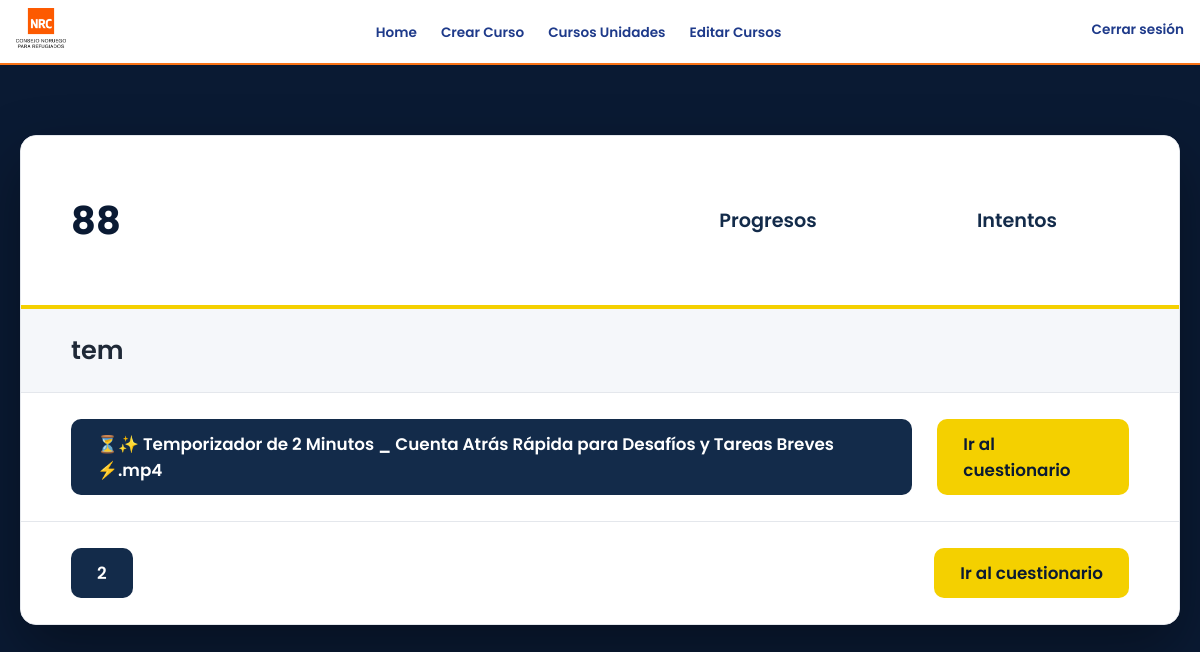
Page /Modulos/12/cursos/ on the earlier database version.
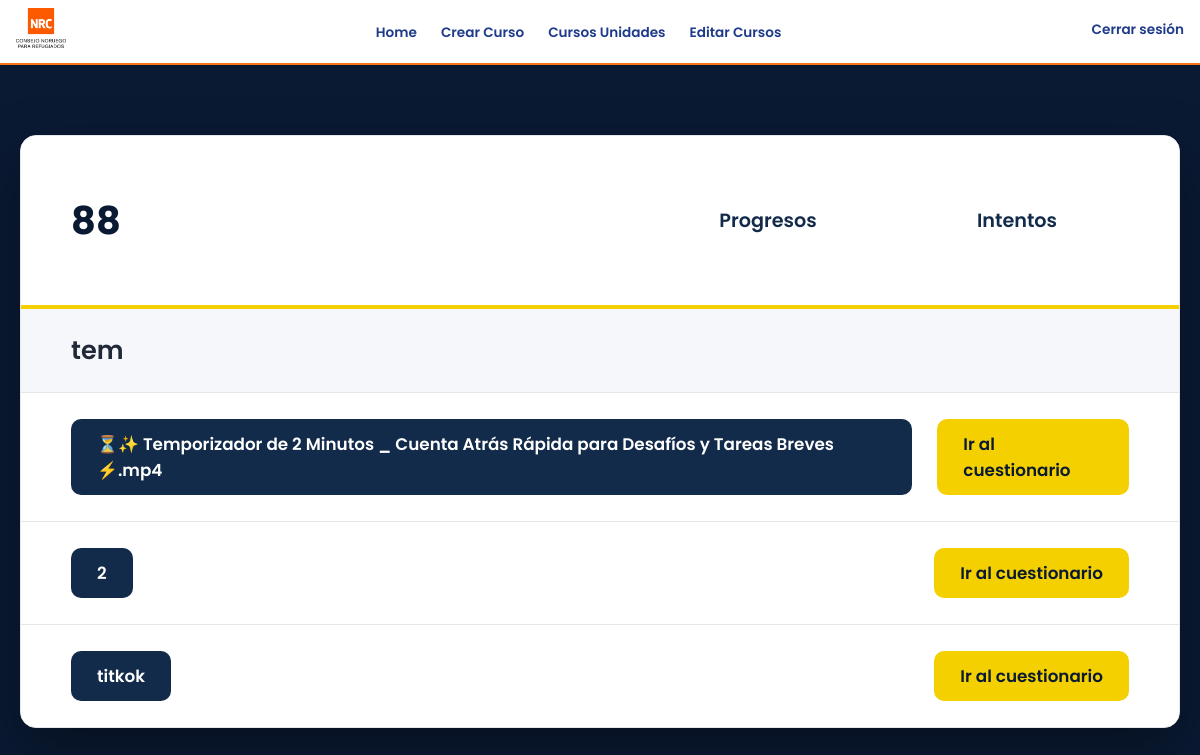
Same page on the later database version.
### WebDjango/models.py (models this page shows, shortened)
class Modulo(models.Model):
    nombre=models.CharField(max_length=250,  null=True, blank=True)
    descripcionModulo = models.CharField(max_length=550)
    paisModulos= models.ManyToManyField('Pais', blank=True)
    unidadModulos= models.ManyToManyField('Unidad', blank=True)
    imagenModulo =  models.ImageField( upload_to=rutasImagenes, null=False, blank=False
    )

class Curso(models.Model):
    nombreCurso = models.CharField(max_length=45)
    moduloCurso = models.ForeignKey(Modulo, on_delete=models.CASCADE)

class videos(models.Model):
    nombreVideo = models.CharField(max_length=100)
    video = models.FileField(upload_to=rutasVideos, validators=[duracion_video])
    curso = models.ForeignKey("Curso", on_delete=models.CASCADE,related_name="videos")
    ordenVideos= models.PositiveIntegerField(default=0)

### WebDjango/views.py (the view)
# urls.py: path('Modulos/<int:modulo_id>/cursos/', views.cursosModulos, name='cursosModulos'),
def cursosModulos(request, modulo_id):
    modulo = get_object_or_404(Modulo, id=modulo_id)
    cursos = Curso.objects.filter(moduloCurso=modulo)
    return render(request, 'cursos.html', {
        'modulo': modulo,
        'cursos': cursos
    })

### templates/cursos.html (shortened to what this page needs)
{% extends 'base.html' %}
{% load static %}
{% block cssAdicional %}
<link href="https://cdn.jsdelivr.net/npm/select2@4.1.0-rc.0/dist/css/select2.min.css" rel="stylesheet">
<link rel="stylesheet"
      href="{% static 'css/cursos_Estilos.css' %}?v=10">
{% endblock cssAdicional %}
{% block contenidoPagina %}
<div class="listaDeCursos">
    <div class="cursosDisponibles">
        <div class="titulosCursos">
            <h2 class="nombreCurso">{{ modulo.nombre }}</h2>
            <h2 class="progreso">Progresos</h2>
            <h2 class="Intententos">Intentos</h2>
        </div>
        {% for curso in modulo.curso_set.all %}
            <div class="cursosTitulo">
                <h2>{{ curso.nombreCurso }}</h2>
            </div>
            <ul>
                {% for video in curso.videos.all %}
                    <li>
                        <a href="{% url 'videosCursos' video.id %}">
                            {{ video.nombreVideo }}
                        </a>
                        <a href="{% url 'examen' video.id %}">
                            Ir al cuestionario
                        </a>
                    </li>
                {% empty %}
                    <li>
                        Este curso no tiene videos
                    </li>
                {% endfor %}
            </ul>
        {% empty %}
            <p style="padding:40px; text-align:center; color:#999;">
                No hay cursos disponibles
            </p>
        {% endfor %}
    </div>
</div>
{% endblock contenidoPagina %}

### templates/base.html (shortened to what this page needs)
{% load static %}
<!DOCTYPE html>
<html lang="es">
<head>
  <link rel="stylesheet" href="{% static 'css/estiloBarraNavega.css' %}?v=6">
  {% block cssAdicional %}{% endblock cssAdicional %}
  <link rel="stylesheet" href="{% static 'css/home_Estilos.css' %}?v=99">
</head>
<body>
{% block contenidoBarra %}
<nav class="navbar">
  <div class="container">
    <a href="#" class="navbar-brand">
      <img src="{% static 'imagenes/NRClogo.png' %}"  alt="Logo NRC">
    </a>
    <ul class="navbar-menu">
      <li><a href="{% url 'home' %}">Home</a></li>
      <li><a href="{% url 'registro_modulo_y_cursos' %}" >Crear Curso</a></li>
      <li><a href="{% url 'unidadesNRC'  %}">Cursos Unidades </a> </li>
      <li><a href="{% url 'unidadesNRC'  %}">Editar Cursos</a> </li>
    </ul>
    <ul class="navbar-menu navbar-menu-right">
      <li>
        <form method="post" action="{% url 'salir' %}">
          <button type="submit">Cerrar sesión</button>
        </form>
      </li>
    </ul>
  </div>
</nav>
{% endblock contenidoBarra %}
    {% block contenidoPagina %}
    {% endblock contenidoPagina %}
</body>
</html>

### static/css/estiloBarraNavega.css (style rules this page uses)
* { box-sizing: border-box; }
body { margin: 0; font-family: 'Segoe UI', Tahoma, Geneva, Verdana, sans-serif; background-color: #fff; }
.navbar { background-color: #ffffff; border-bottom: 2px solid #f97316; padding: 0.5rem 1rem; box-shadow: 0 1px 4px rgb(0 0 0 / 0.1); position: sticky; top: 0; z-index: 1000; }
.navbar .container { display: flex; align-items: center; justify-content: space-between; max-width: 1200px; margin: 0 auto; }
.navbar-brand img { height: 40px; width: auto; }
.navbar-menu { list-style: none; display: flex; gap: 1.5rem; margin: 0; padding: 0; }
.navbar-menu-right { font-weight: 600; }
.navbar-menu a { text-decoration: none; font-size: 0.85rem; font-weight: 600; color: #1e3a8a; padding: 0.5rem 0; border-bottom: 3px solid transparent; transition: all 0.3s ease; }
form[action*="salir"] { margin: 0; }
form[action*="salir"] button { background: none; border: none; padding: 0.5rem 0; font-size: 0.85rem; font-weight: 600; font-family: inherit; color: #1e3a8a; cursor: pointer; border-bottom: 3px solid transparent; transition: all 0.3s ease; }

### static/css/cursos_Estilos.css (style rules this page uses)
:root { --azul-oscuro: #0A1A33; --azul-medio: #132B4A; --azul-hover: #1F4E79; --amarillo: #F4D000; --amarillo-hover: #E6C200; --gris-claro: #F5F7FA; --borde: #E4E7EC; --texto: #1F2937; }
body { font-family: 'Poppins', sans-serif; background-color: var(--azul-oscuro); min-height: 100vh; margin: 0; padding: 0; }
.listaDeCursos { max-width: 1400px; margin: 50px auto; padding: 20px; }
.cursosDisponibles { background: #ffffff; border-radius: 16px; overflow: hidden; border: 1px solid var(--borde); box-shadow: 0 25px 60px rgba(0, 0, 0, 0.35); }
.titulosCursos { display: grid; grid-template-columns: 2.5fr 1fr 1fr; gap: 25px; align-items: center; padding: 40px 50px; background: #ffffff; border-bottom: 4px solid var(--amarillo); }
.nombreCurso { font-size: 2.4rem; font-weight: 700; color: #0A1A33; margin: 0; }
.progreso, .Intententos { font-size: 1.2rem; font-weight: 600; text-align: center; color: #132B4A; background: rgba(255,255,255,0.12); padding: 14px 22px; border-radius: 12px; }
.cursosTitulo { background: var(--gris-claro); padding: 22px 50px; border-bottom: 1px solid var(--borde); }
.cursosTitulo h2 { font-size: 1.6rem; font-weight: 600; color: var(--texto); margin: 0; }
.cursosDisponibles ul { list-style: none; margin: 0; padding: 0; }
.cursosDisponibles li { padding: 26px 50px; border-bottom: 1px solid var(--borde); display: flex; justify-content: space-between; align-items: center; gap: 25px; background: #ffffff; transition: all 0.3s ease; }
.cursosDisponibles li:last-child { border-bottom: none; }
.cursosDisponibles a { text-decoration: none; font-size: 1.05rem; font-weight: 600; padding: 12px 26px; border-radius: 10px; transition: all 0.3s ease; display: inline-flex; align-items: center; gap: 8px; }
.cursosDisponibles a:first-child { background: var(--azul-medio); color: #ffffff; }
.cursosDisponibles a:last-child { background: var(--amarillo); color: var(--azul-oscuro); }

### static/css/home_Estilos.css (style rules this page uses)
html, body { margin: 0; padding: 0; }

Differences in the rows shown:
added videos: nombreVideo "titkok"
